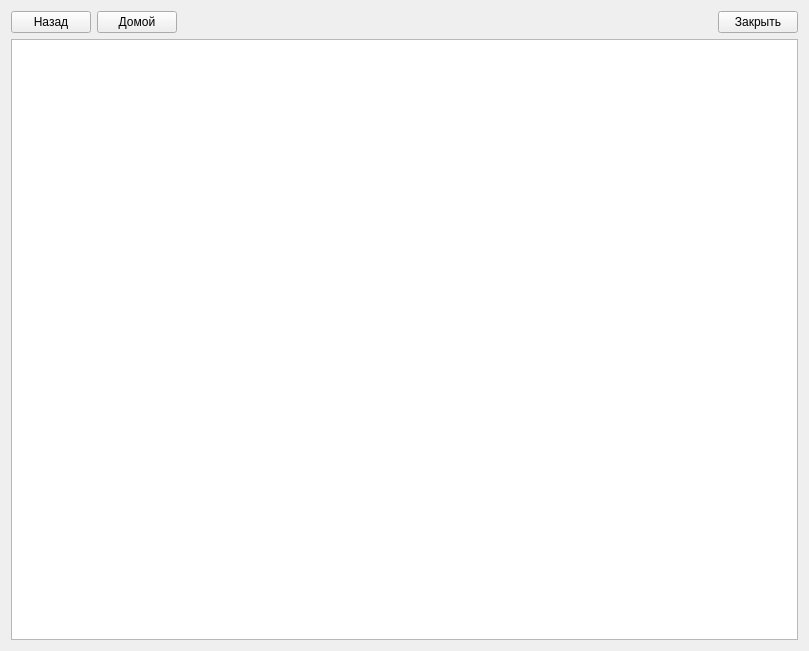
<?xml version="1.0" encoding="UTF-8"?>
<ui version="4.0">
 <class>helpForm</class>
 <widget class="QWidget" name="helpForm">
  <property name="geometry">
   <rect>
    <x>0</x>
    <y>0</y>
    <width>809</width>
    <height>651</height>
   </rect>
  </property>
  <property name="windowTitle">
   <string>Справка</string>
  </property>
  <property name="windowIcon">
   <iconset resource="../frog.qrc">
    <normaloff>:/icons/icon.svg</normaloff>:/icons/icon.svg</iconset>
  </property>
  <layout class="QVBoxLayout" name="verticalLayout">
   <item>
    <layout class="QHBoxLayout" name="horizontalLayout">
     <item>
      <widget class="QPushButton" name="backButton">
       <property name="text">
        <string>Назад</string>
       </property>
       <property name="icon">
        <iconset theme="go-previous">
         <normaloff/>
        </iconset>
       </property>
      </widget>
     </item>
     <item>
      <widget class="QPushButton" name="homeButton">
       <property name="text">
        <string>Домой</string>
       </property>
       <property name="icon">
        <iconset theme="go-home">
         <normaloff/>
        </iconset>
       </property>
      </widget>
     </item>
     <item>
      <spacer name="horizontalSpacer">
       <property name="orientation">
        <enum>Qt::Horizontal</enum>
       </property>
       <property name="sizeHint" stdset="0">
        <size>
         <width>40</width>
         <height>20</height>
        </size>
       </property>
      </spacer>
     </item>
     <item>
      <widget class="QPushButton" name="closeButton">
       <property name="text">
        <string>Закрыть</string>
       </property>
       <property name="icon">
        <iconset theme="dialog-close">
         <normaloff/>
        </iconset>
       </property>
      </widget>
     </item>
    </layout>
   </item>
   <item>
    <widget class="QTextBrowser" name="textBrowser">
     <property name="font">
      <font>
       <pointsize>12</pointsize>
      </font>
     </property>
     <property name="autoFormatting">
      <set>QTextEdit::AutoAll</set>
     </property>
     <property name="openExternalLinks">
      <bool>true</bool>
     </property>
    </widget>
   </item>
  </layout>
 </widget>
 <resources>
  <include location="../frog.qrc"/>
 </resources>
 <connections>
  <connection>
   <sender>closeButton</sender>
   <signal>clicked()</signal>
   <receiver>helpForm</receiver>
   <slot>close()</slot>
   <hints>
    <hint type="sourcelabel">
     <x>749</x>
     <y>17</y>
    </hint>
    <hint type="destinationlabel">
     <x>578</x>
     <y>2</y>
    </hint>
   </hints>
  </connection>
  <connection>
   <sender>homeButton</sender>
   <signal>clicked()</signal>
   <receiver>textBrowser</receiver>
   <slot>home()</slot>
   <hints>
    <hint type="sourcelabel">
     <x>138</x>
     <y>17</y>
    </hint>
    <hint type="destinationlabel">
     <x>225</x>
     <y>163</y>
    </hint>
   </hints>
  </connection>
  <connection>
   <sender>backButton</sender>
   <signal>clicked()</signal>
   <receiver>textBrowser</receiver>
   <slot>backward()</slot>
   <hints>
    <hint type="sourcelabel">
     <x>54</x>
     <y>16</y>
    </hint>
    <hint type="destinationlabel">
     <x>192</x>
     <y>175</y>
    </hint>
   </hints>
  </connection>
 </connections>
</ui>
